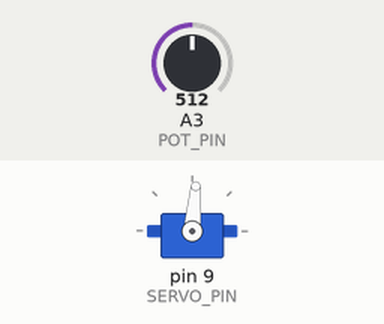
Recording of a program running on a simulated Arduino Nano, built with avr-gcc and run on an emulated ATmega328P. Parts: servo. The test bench sets the inputs (shaded band); at power-on: A3 (POT_PIN) = 512.

Above: at 1.2 s.
1.3 s: A3 (POT_PIN) set to 716
At 1.6 s:
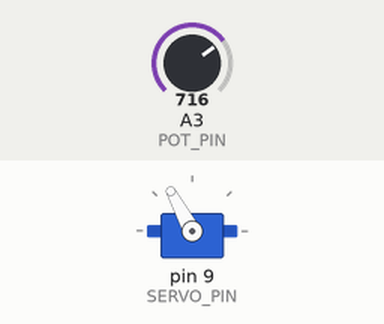
2.8 s: A3 (POT_PIN) set to 900
At 3.9 s:
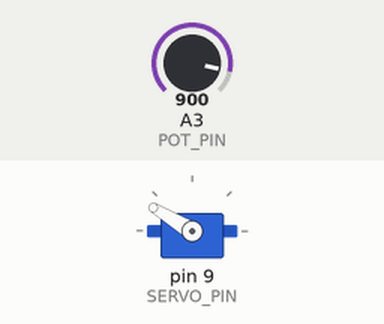
4.3 s: A3 (POT_PIN) set to 1023
At 5.1 s:
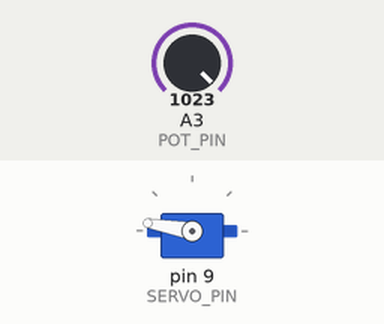
5.8 s: A3 (POT_PIN) set to 306
At 6.2 s:
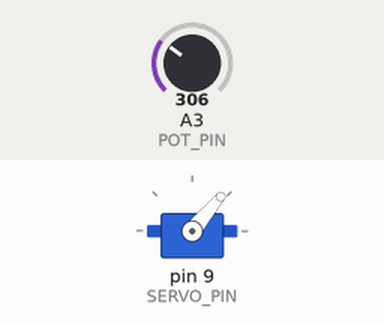
7.3 s: A3 (POT_PIN) set to 122
At 8.6 s:
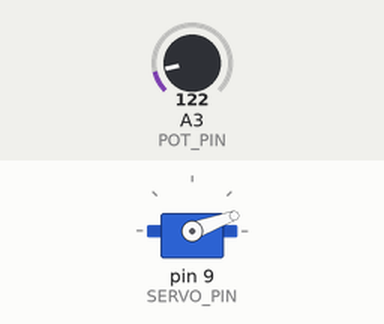
Timing chart, 0 to 9.8 s (numbered marks = the images above; inputs shaded):
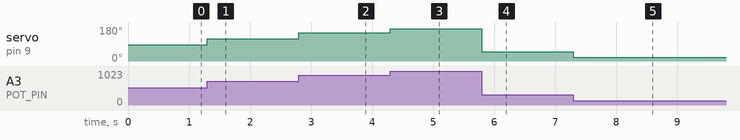

The program:

main.cpp
```cpp
#include <Arduino.h>

#include <Servo.h>

#define SERVO_PIN 9
#define POT_PIN A3

Servo servo;

void setup() {
	servo.attach(SERVO_PIN);
}

void loop() {
	int potVal = analogRead(POT_PIN);
	int servoAngle = map(potVal, 0, 1023, 0, 170);
	servo.write(servoAngle);

	//delay(10);
}
```

Measured:
- after the input at 1.3 s, servo on pin 9 (SERVO_PIN): 85° → 118° at once
- after the input at 2.8 s, servo on pin 9 (SERVO_PIN): 118° → 149° at once
- after the input at 4.3 s, servo on pin 9 (SERVO_PIN): 149° → 170° at once
- after the input at 5.8 s, servo on pin 9 (SERVO_PIN): 170° → 50° at once
- after the input at 7.3 s, servo on pin 9 (SERVO_PIN): 50° → 20° at once
